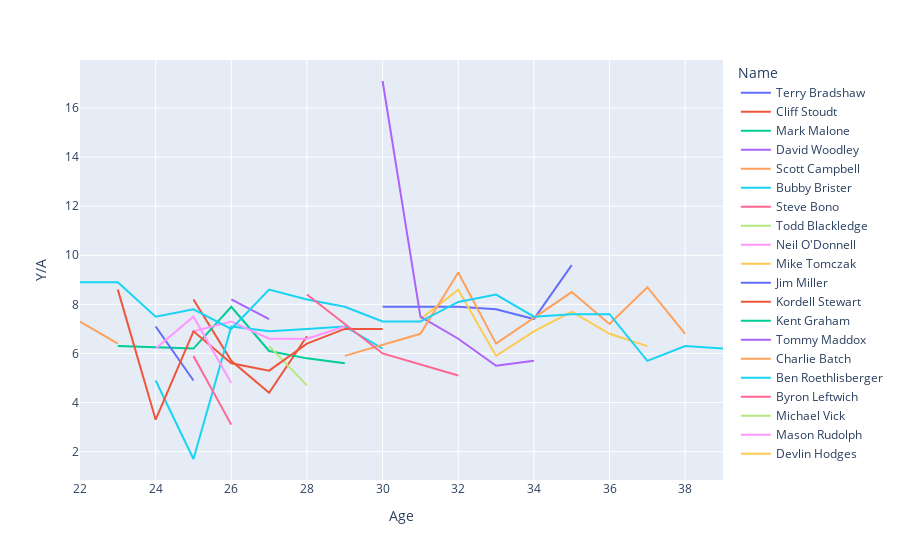

Write notebook code for a chart like this one.
### Code cell
px.line(final_passing[pit_final], x = 'Age', y = 'Y/A', color = 'Name')

### Figure 1 — Plotly figure (JSON) as saved in the notebook; plotly's stock layout.template omitted (floating-point values rounded to 4 significant figures)
{"data": [{"hovertemplate": "Name=Terry Bradshaw<br>Age=%{x}<br>Y/A=%{y}<extra></extra>", "legendgroup": "Terry Bradshaw", "line": {"color": "#636efa", "dash": "solid"}, "mode": "lines", "name": "Terry Bradshaw", "orientation": "v", "showlegend": true, "type": "scatter", "x": [30, 31, 32, 33, 34, 35], "xaxis": "x", "y": [7.9, 7.9, 7.9, 7.8, 7.4, 9.6], "yaxis": "y"}, {"hovertemplate": "Name=Cliff Stoudt<br>Age=%{x}<br>Y/A=%{y}<extra></extra>", "legendgroup": "Cliff Stoudt", "line": {"color": "#EF553B", "dash": "solid"}, "mode": "lines", "name": "Cliff Stoudt", "orientation": "v", "showlegend": true, "type": "scatter", "x": [25, 26, 27, 28], "xaxis": "x", "y": [8.2, 5.7, 4.4, 6.7], "yaxis": "y"}, {"hovertemplate": "Name=Mark Malone<br>Age=%{x}<br>Y/A=%{y}<extra></extra>", "legendgroup": "Mark Malone", "line": {"color": "#00cc96", "dash": "solid"}, "mode": "lines", "name": "Mark Malone", "orientation": "v", "showlegend": true, "type": "scatter", "x": [23, 25, 26, 27, 28, 29], "xaxis": "x", "y": [6.3, 6.2, 7.9, 6.1, 5.8, 5.6], "yaxis": "y"}, {"hovertemplate": "Name=David Woodley<br>Age=%{x}<br>Y/A=%{y}<extra></extra>", "legendgroup": "David Woodley", "line": {"color": "#ab63fa", "dash": "solid"}, "mode": "lines", "name": "David Woodley", "orientation": "v", "showlegend": true, "type": "scatter", "x": [26, 27], "xaxis": "x", "y": [8.2, 7.4], "yaxis": "y"}, {"hovertemplate": "Name=Scott Campbell<br>Age=%{x}<br>Y/A=%{y}<extra></extra>", "legendgroup": "Scott Campbell", "line": {"color": "#FFA15A", "dash": "solid"}, "mode": "lines", "name": "Scott Campbell", "orientation": "v", "showlegend": true, "type": "scatter", "x": [22, 23], "xaxis": "x", "y": [7.3, 6.4], "yaxis": "y"}, {"hovertemplate": "Name=Bubby Brister<br>Age=%{x}<br>Y/A=%{y}<extra></extra>", "legendgroup": "Bubby Brister", "line": {"color": "#19d3f3", "dash": "solid"}, "mode": "lines", "name": "Bubby Brister", "orientation": "v", "showlegend": true, "type": "scatter", "x": [24, 25, 26, 27, 28, 29, 30], "xaxis": "x", "y": [4.9, 1.7, 7.1, 6.9, 7, 7.1, 6.2], "yaxis": "y"}, {"hovertemplate": "Name=Steve Bono<br>Age=%{x}<br>Y/A=%{y}<extra></extra>", "legendgroup": "Steve Bono", "line": {"color": "#FF6692", "dash": "solid"}, "mode": "lines", "name": "Steve Bono", "orientation": "v", "showlegend": true, "type": "scatter", "x": [25, 26], "xaxis": "x", "y": [5.9, 3.1], "yaxis": "y"}, {"hovertemplate": "Name=Todd Blackledge<br>Age=%{x}<br>Y/A=%{y}<extra></extra>", "legendgroup": "Todd Blackledge", "line": {"color": "#B6E880", "dash": "solid"}, "mode": "lines", "name": "Todd Blackledge", "orientation": "v", "showlegend": true, "type": "scatter", "x": [27, 28], "xaxis": "x", "y": [6.3, 4.7], "yaxis": "y"}, {"hovertemplate": "Name=Neil O'Donnell<br>Age=%{x}<br>Y/A=%{y}<extra></extra>", "legendgroup": "Neil O'Donnell", "line": {"color": "#FF97FF", "dash": "solid"}, "mode": "lines", "name": "Neil O'Donnell", "orientation": "v", "showlegend": true, "type": "scatter", "x": [25, 26, 27, 28, 29], "xaxis": "x", "y": [6.9, 7.3, 6.6, 6.6, 7.1], "yaxis": "y"}, {"hovertemplate": "Name=Mike Tomczak<br>Age=%{x}<br>Y/A=%{y}<extra></extra>", "legendgroup": "Mike Tomczak", "line": {"color": "#FECB52", "dash": "solid"}, "mode": "lines", "name": "Mike Tomczak", "orientation": "v", "showlegend": true, "type": "scatter", "x": [31, 32, 33, 34, 35, 36, 37], "xaxis": "x", "y": [7.4, 8.6, 5.9, 6.9, 7.7, 6.8, 6.3], "yaxis": "y"}, {"hovertemplate": "Name=Jim Miller<br>Age=%{x}<br>Y/A=%{y}<extra></extra>", "legendgroup": "Jim Miller", "line": {"color": "#636efa", "dash": "solid"}, "mode": "lines", "name": "Jim Miller", "orientation": "v", "showlegend": true, "type": "scatter", "x": [24, 25], "xaxis": "x", "y": [7.1, 4.9], "yaxis": "y"}, {"hovertemplate": "Name=Kordell Stewart<br>Age=%{x}<br>Y/A=%{y}<extra></extra>", "legendgroup": "Kordell Stewart", "line": {"color": "#EF553B", "dash": "solid"}, "mode": "lines", "name": "Kordell Stewart", "orientation": "v", "showlegend": true, "type": "scatter", "x": [23, 24, 25, 26, 27, 28, 29, 30], "xaxis": "x", "y": [8.6, 3.3, 6.9, 5.6, 5.3, 6.4, 7, 7], "yaxis": "y"}, {"hovertemplate": "Name=Kent Graham<br>Age=%{x}<br>Y/A=%{y}<extra></extra>", "legendgroup": "Kent Graham", "line": {"color": "#00cc96", "dash": "solid"}, "mode": "lines", "name": "Kent Graham", "orientation": "v", "showlegend": true, "type": "scatter", "x": [32], "xaxis": "x", "y": [5.9], "yaxis": "y"}, {"hovertemplate": "Name=Tommy Maddox<br>Age=%{x}<br>Y/A=%{y}<extra></extra>", "legendgroup": "Tommy Maddox", "line": {"color": "#ab63fa", "dash": "solid"}, "mode": "lines", "name": "Tommy Maddox", "orientation": "v", "showlegend": true, "type": "scatter", "x": [30, 31, 32, 33, 34], "xaxis": "x", "y": [17.1, 7.5, 6.6, 5.5, 5.7], "yaxis": "y"}, {"hovertemplate": "Name=Charlie Batch<br>Age=%{x}<br>Y/A=%{y}<extra></extra>", "legendgroup": "Charlie Batch", "line": {"color": "#FFA15A", "dash": "solid"}, "mode": "lines", "name": "Charlie Batch", "orientation": "v", "showlegend": true, "type": "scatter", "x": [29, 31, 32, 33, 35, 36, 37, 38], "xaxis": "x", "y": [5.9, 6.8, 9.3, 6.4, 8.5, 7.2, 8.7, 6.8], "yaxis": "y"}, {"hovertemplate": "Name=Ben Roethlisberger<br>Age=%{x}<br>Y/A=%{y}<extra></extra>", "legendgroup": "Ben Roethlisberger", "line": {"color": "#19d3f3", "dash": "solid"}, "mode": "lines", "name": "Ben Roethlisberger", "orientation": "v", "showlegend": true, "type": "scatter", "x": [22, 23, 24, 25, 26, 27, 28, 29, 30, 31, 32, 33, 34, 35, 36, 37, 38, 39], "xaxis": "x", "y": [8.9, 8.9, 7.5, 7.8, 7, 8.6, 8.2, 7.9, 7.3, 7.3, 8.1, 8.4, 7.5, 7.6, 7.6, 5.7, 6.3, 6.2], "yaxis": "y"}, {"hovertemplate": "Name=Byron Leftwich<br>Age=%{x}<br>Y/A=%{y}<extra></extra>", "legendgroup": "Byron Leftwich", "line": {"color": "#FF6692", "dash": "solid"}, "mode": "lines", "name": "Byron Leftwich", "orientation": "v", "showlegend": true, "type": "scatter", "x": [28, 30, 32], "xaxis": "x", "y": [8.4, 6, 5.1], "yaxis": "y"}, {"hovertemplate": "Name=Michael Vick<br>Age=%{x}<br>Y/A=%{y}<extra></extra>", "legendgroup": "Michael Vick", "line": {"color": "#B6E880", "dash": "solid"}, "mode": "lines", "name": "Michael Vick", "orientation": "v", "showlegend": true, "type": "scatter", "x": [35], "xaxis": "x", "y": [5.6], "yaxis": "y"}, {"hovertemplate": "Name=Mason Rudolph<br>Age=%{x}<br>Y/A=%{y}<extra></extra>", "legendgroup": "Mason Rudolph", "line": {"color": "#FF97FF", "dash": "solid"}, "mode": "lines", "name": "Mason Rudolph", "orientation": "v", "showlegend": true, "type": "scatter", "x": [24, 25, 26], "xaxis": "x", "y": [6.2, 7.5, 4.8], "yaxis": "y"}, {"hovertemplate": "Name=Devlin Hodges<br>Age=%{x}<br>Y/A=%{y}<extra></extra>", "legendgroup": "Devlin Hodges", "line": {"color": "#FECB52", "dash": "solid"}, "mode": "lines", "name": "Devlin Hodges", "orientation": "v", "showlegend": true, "type": "scatter", "x": [23], "xaxis": "x", "y": [6.6], "yaxis": "y"}], "layout": {"legend": {"title": {"text": "Name"}, "tracegroupgap": 0}, "margin": {"t": 60}, "xaxis": {"anchor": "y", "domain": [0, 1], "title": {"text": "Age"}}, "yaxis": {"anchor": "x", "domain": [0, 1], "title": {"text": "Y/A"}}}}
